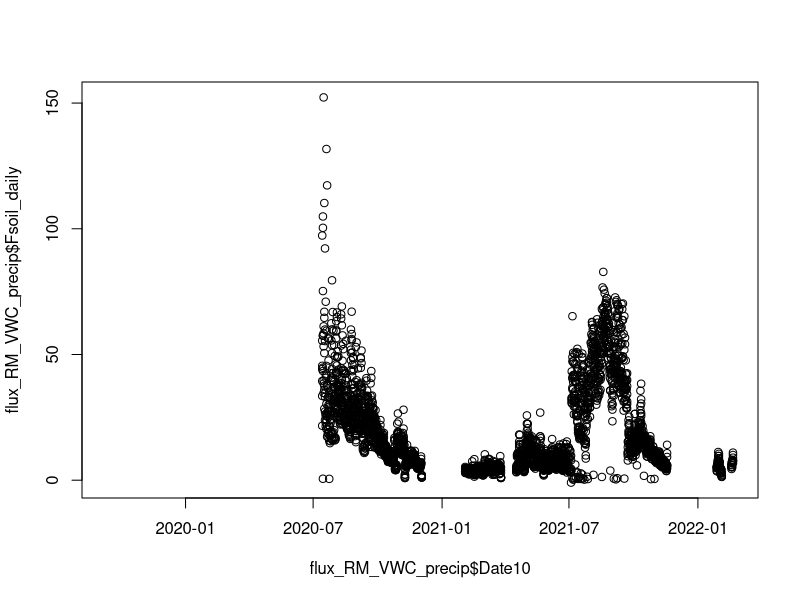
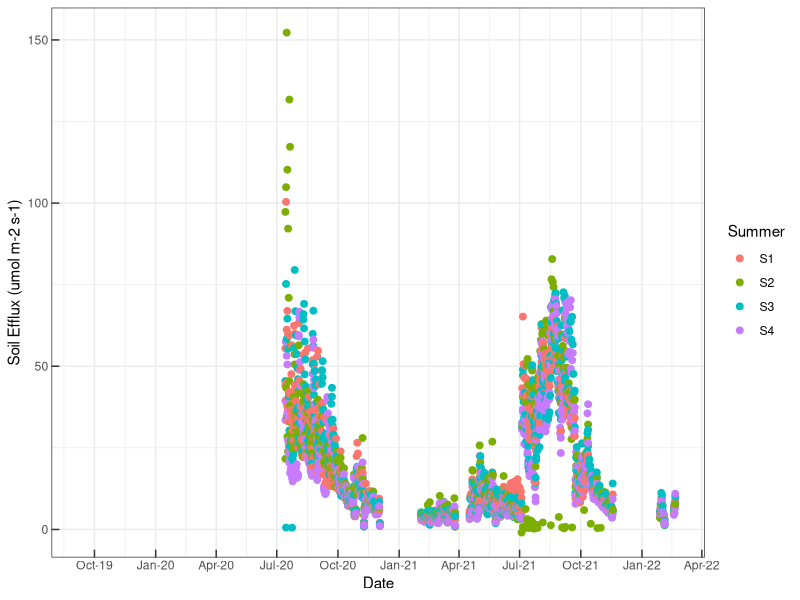

Reproduce these figures in R, in order. (Note: this script raises an error after producing the figures.)
############################################################################
###### Author: Dave Moore
###### Date: May 12 2022
###### Purpose: Read and explore merged Rainman data
############################################################################
library(dplyr)
library(tidyverse)
library(lubridate)
library(skimr)
library(data.table)
library(tidyr)
library(ggplot2)

############################################################################
# Read in files from data store
############################################################################


############################################################################
#### Merged file is created by 001_RM_Read_Merge_Flux_Rain_VWC.R
#### on May 12 - Dave has some concerns that the merged VWC contains
#### multiple probes per Date10 - need to check with Fangue on protocol
### reommend pausing Rainman analysis and focusing on Kendall
############################################################################

flux_RM_VWC_precip <- read.csv("data/RM_dailyFlux_VWC_Rain.csv",
                        sep=",",header=TRUE, na.strings = "NA")
flux_RM_VWC_precip$Date10 = as.Date(flux_RM_VWC_precip$Date10)

####### Plots #######
plot(flux_RM_VWC_precip$Date10, flux_RM_VWC_precip$Fsoil_daily)

# PlotFlux by Treatment in RAINMAN  
Flux_byTreat_mge <- ggplot(flux_RM_VWC_precip, 
                           aes(x=Date10, y=Fsoil_daily, 
                               group=Summer, 
                               color=Summer
                           )) +
  theme_bw() +
  theme(axis.ticks.length = unit(-0.2, "cm"))+
  #Note that I have stored the Date10 variable as.Date 
  #this allows me to use date functions like this
  
  scale_x_date(date_breaks = "3 month" , date_labels = "%b-%y")+
  xlab("Date") +
  ylab("Soil Efflux (umol m-2 s-1)") +
  geom_point(size = 2) 


# Plot VWC by Treatment in RAINMAN  
VWC_daily_byTreat_mge <- ggplot(flux_RM_VWC_precip, 
                                aes(x=Date10, y=VWC_daily_top,
                                    group=Summer, 
                                    color=Summer
                                )) +
  theme_bw() +
  theme(axis.ticks.length = unit(-0.2, "cm"))+
  #Note that I have stored the Date10 variable as.Date 
  #this allows me to use date functions like this
  
  scale_x_date(date_breaks = "3 month" , date_labels = "%b-%y")+
  xlab("Date") +
  ylab("Volumetric Water Content (prop)") +
  geom_point(size = 2) 



# Plot Precip by Treatment in RAINMAN  
RAIN_daily_byTreat_mge <- ggplot(flux_RM_VWC_precip, 
                                 aes(x=Date10, y=Precip_daily,
                                     group=Summer, 
                                     color=Summer
                                 )) +
  theme_bw() +
  theme(axis.ticks.length = unit(-0.2, "cm"))+
  #Note that I have stored the Date10 variable as.Date 
  #this allows me to use date functions like this
  
  scale_x_date(date_breaks = "3 month" , date_labels = "%b-%y")+
  xlab("Date") +
  ylab("Precip (mm)") +
  geom_point(size = 2) 


# Plot Flux by VWC in RAINMAN  
Flux_VWC_daily_byTreat_mge <- ggplot(flux_RM_VWC_precip, 
                                     aes(x=VWC_daily_top, y=,Fsoil_daily,
                                         group=Summer, 
                                         color=Summer
                                     )) +
  theme_bw() +
  theme(axis.ticks.length = unit(-0.2, "cm"))+
  #Note that I have stored the Date10 variable as.Date 
  #this allows me to use date functions like this
  
  #scale_x_date(date_breaks = "3 month" , date_labels = "%b-%y")+
  xlab("Volumetric Water Content (prop)") +
  ylab("Soil Efflux (umol m-2 s-1)") +
  geom_point(size = 2) 


### display plots
Flux_byTreat_mge
VWC_daily_byTreat_mge
RAIN_daily_byTreat_mge
Flux_VWC_daily_byTreat_mge

###### Calculate main effects
flux_RM_VWC_precip_BYTRT =flux_RM_VWC_precip %>%
  group_by(Summer) %>% 
  summarize(
    Mean_Fsoil_TRT = mean(Fsoil_daily, na.rm=TRUE),
    Mean_VWC_TRT = mean(VWC_daily_top, na.rm=TRUE),
    Mean_Precip_TRT = mean(Precip_daily, na.rm=TRUE),
  )
flux_RM_VWC_precip_BYTRT
